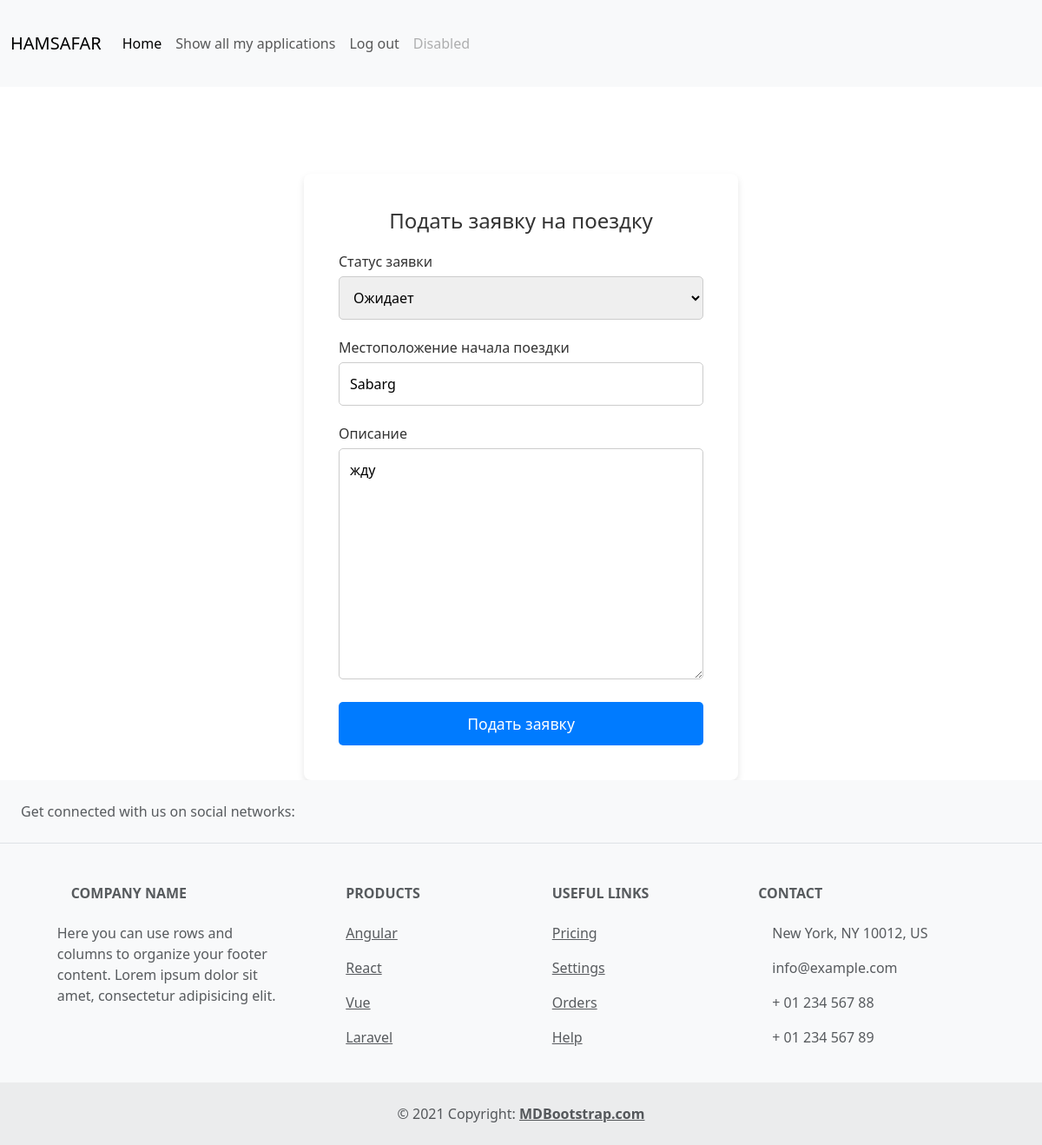
The page /application/1/edit/ (signed in) on the database its author committed.
### hamsafar/models.py (models this page shows, shortened)
class Application(models.Model):
    client = models.ForeignKey(User, on_delete=models.CASCADE)
    trip = models.ForeignKey(Trip, on_delete=models.CASCADE)
    start_location = models.CharField(max_length=255, null=True)
    description = models.TextField(blank=True, null=True)
    status = models.CharField(max_length=20, choices=[
        ('pending', 'Ожидает'),
        ('approved', 'Одобрено'),
        ('rejected', 'Отклонено')
    ], default='pending')
    created_at = models.DateTimeField(auto_now_add=True)

### hamsafar/views.py (the view)
# urls.py: path('application/<int:pk>/edit/', ApplicationUpdateView.as_view(), name='application_update'),
class ApplicationUpdateView(LoginRequiredMixin, UpdateView):
    model = Application
    template_name = 'application_form.html'
    fields = ['status',"start_location","description"]
    success_url = reverse_lazy('application_list')
    def get_queryset(self):
        return Application.objects.filter(client=self.request.user)

### templates/application_form.html (shortened to what this page needs)
{% extends "base.html" %}
{% block content %}
{% if user.is_authenticated %}
  <div class="application-form-container">
    <h1>Подать заявку на поездку</h1>
    <form method="POST" class="application-form">
      <div class="form-group">
        <label for="{{ form.status.id_for_label }}">Статус заявки</label>
        {{ form.status }}
      </div>
      <div class="form-group">
        <label for="{{ form.start_location.id_for_label }}">Местоположение начала поездки</label>
        {{ form.start_location }}
      </div>
      <div class="form-group">
        <label for="{{ form.description.id_for_label }}">Описание</label>
        {{ form.description }}
      </div>
      <button type="submit" class="btn-submit">Подать заявку</button>
    </form>
  </div>
  {% else %}
  <h1>You are not logged in</h1>
  <a href="{% url "login" %}">log in</a>
{% endif %}
{% endblock %}

### templates/application_form.html (style rules this page uses)
* { margin: 0; padding: 0; box-sizing: border-box; }
.application-form-container { background-color: #fff; padding: 40px; border-radius: 8px; box-shadow: 0 4px 8px rgba(0, 0, 0, 0.1); width: 100%; max-width: 500px; text-align: center; margin: auto; }
h1 { margin-bottom: 20px; font-size: 24px; color: #333; }
.application-form { display: flex; flex-direction: column; }
.form-group { margin-bottom: 20px; text-align: left; width: 100%; }
.form-group label { font-size: 1rem; color: #333; margin-bottom: 5px; }
.form-group input, .form-group select, .form-group textarea { width: 100%; padding: 12px; font-size: 1rem; border-radius: 5px; border: 1px solid #ccc; transition: border-color 0.3s; }
.form-group textarea { min-height: 120px; }
.btn-submit { padding: 12px 25px; font-size: 1.1rem; background-color: #007bff; color: white; border: none; border-radius: 5px; cursor: pointer; transition: background-color 0.3s ease; }

### rows shown on the page
Application: status "Ожидает", start_location "Sabarg", description "жду"
